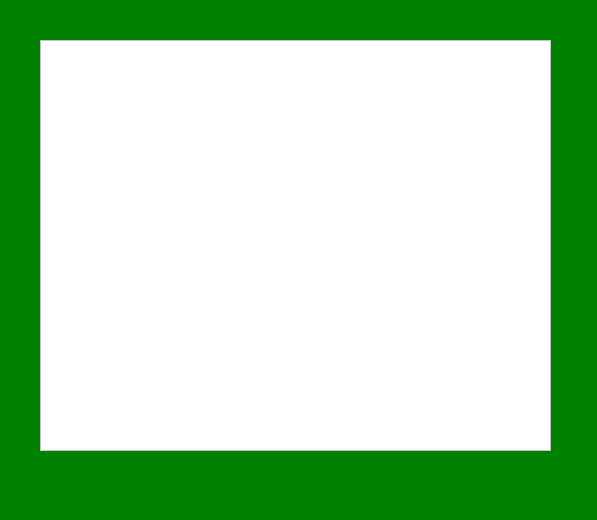
<?xml version="1.0" encoding="UTF-8"?>
<ui version="4.0">
 <class>AvailableBooksWidget</class>
 <widget class="QWidget" name="AvailableBooksWidget">
  <property name="geometry">
   <rect>
    <x>0</x>
    <y>0</y>
    <width>597</width>
    <height>520</height>
   </rect>
  </property>
  <property name="windowTitle">
   <string>Form</string>
  </property>
  <property name="styleSheet">
   <string notr="true">background-color:green</string>
  </property>
  <widget class="QListWidget" name="listWidget">
   <property name="geometry">
    <rect>
     <x>40</x>
     <y>40</y>
     <width>511</width>
     <height>411</height>
    </rect>
   </property>
   <property name="font">
    <font>
     <pointsize>12</pointsize>
    </font>
   </property>
   <property name="styleSheet">
    <string notr="true">background-color:white</string>
   </property>
  </widget>
 </widget>
 <resources/>
 <connections/>
</ui>
